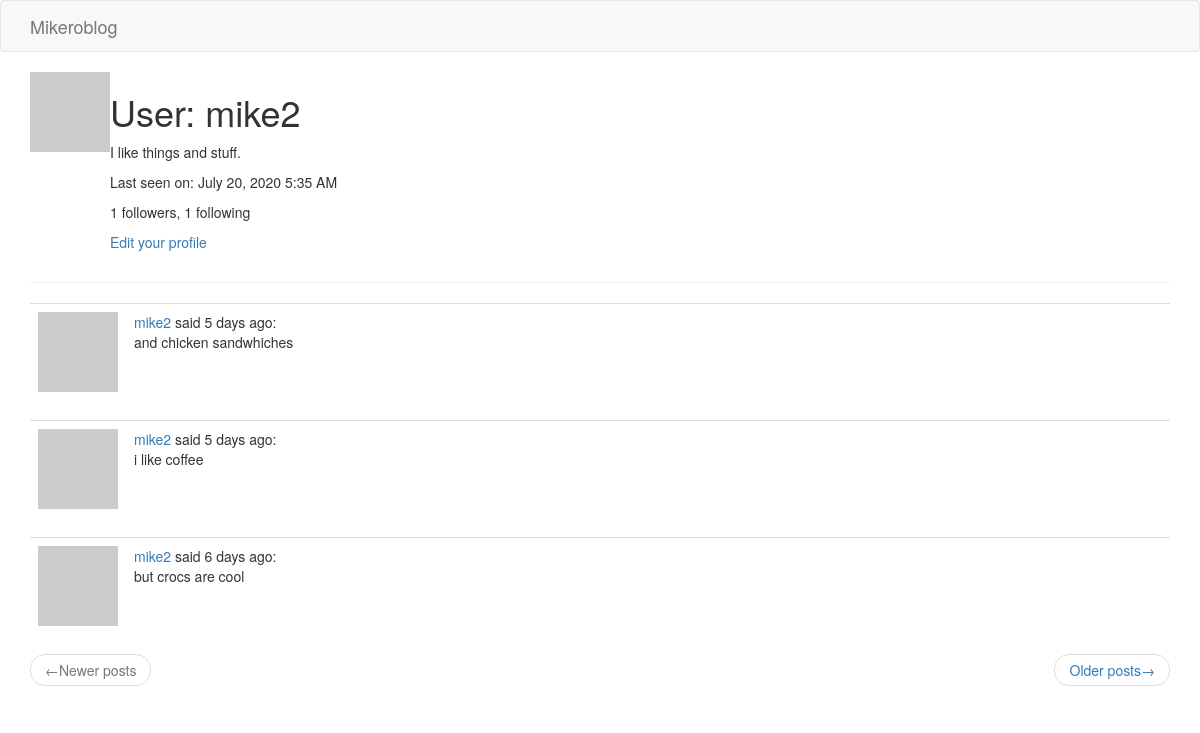
The app's page /user/mike2 (signed in), older data.
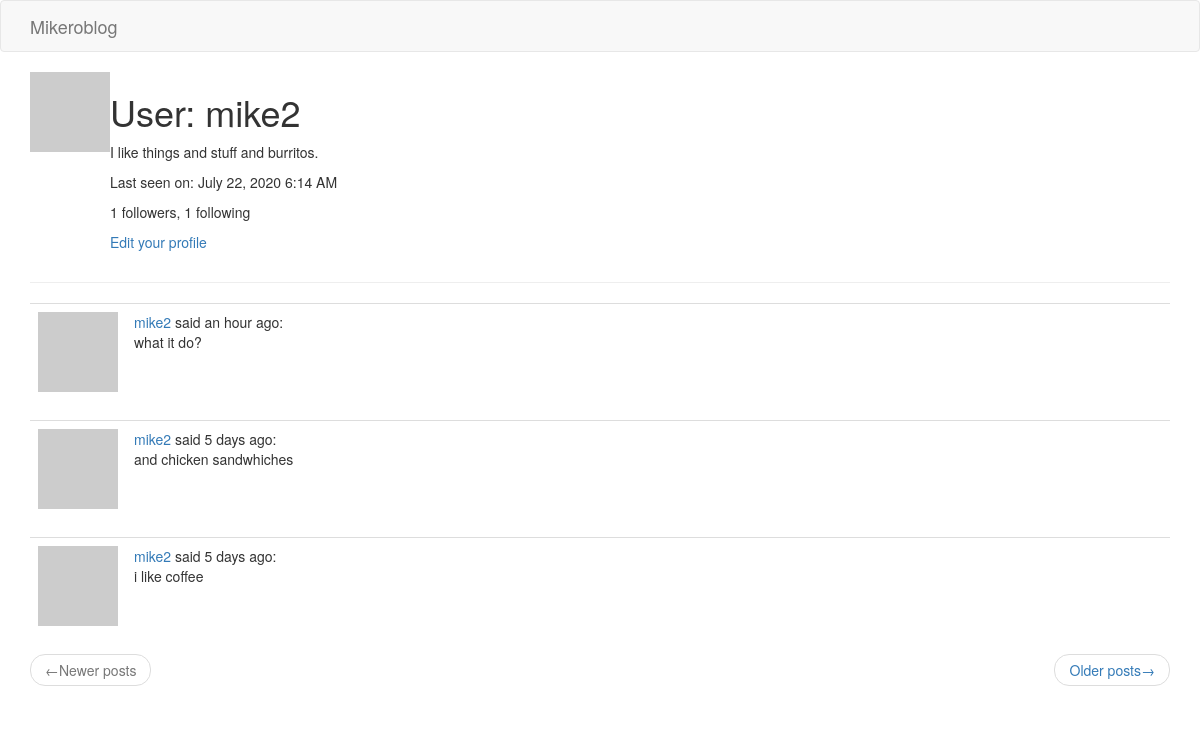
The same page, newer data.
### app/models.py (models this page shows, shortened)
class User(UserMixin, db.Model):
    id = db.Column(db.Integer, primary_key=True)
    username = db.Column(db.String(64), index=True, unique=True)
    email = db.Column(db.String(120), index=True, unique=True)
    password_hash = db.Column(db.String(128))
    posts = db.relationship('Post', backref='author', lazy='dynamic')
    about_me = db.Column(db.String(140))
    last_seen = db.Column(db.DateTime, default=datetime.utcnow)
    followed = db.relationship(
        'User',
        secondary=followers,
        primaryjoin=(followers.c.follower_id == id),
        secondaryjoin=(followers.c.followed_id == id),
        backref=db.backref('followers', lazy='dynamic'),
        lazy='dynamic'
    )
    def avatar(self, size):
        digest = md5(self.email.lower().encode('utf-8')).hexdigest()
        return f'https://www.gravatar.com/avatar/{digest}?d=identicon&s={size}'

class Post(db.Model):
    id = db.Column(db.Integer, primary_key=True)
    body = db.Column(db.String(140))
    timestamp = db.Column(db.DateTime, index=True, default=datetime.utcnow)
    user_id = db.Column(db.Integer, db.ForeignKey('user.id'))

### app/routes.py (the view)
@flask_app.route('/user/<username>')
@login_required
def user(username):
    user = User.query.filter_by(username=username).first_or_404()
    page = request.args.get('page', 1, type=int)
    posts = user.posts.order_by(Post.timestamp.desc()).paginate(
        page, flask_app.config['POSTS_PER_PAGE'], False)
    next_url = url_for('user', username=user.username, page=posts.next_num) \
        if posts.has_next else None
    prev_url = url_for('user', username=user.username, page=posts.prev_num) \
        if posts.has_prev else None
    form = EmptyForm()
    return render_template('user.html', user=user, posts=posts.items, form=form,
                           next_url=next_url, prev_url=prev_url)

### app/models.py (called while the page is built)
@login.user_loader
def load_user(id):
    return User.query.get(int(id))

### app/routes.py (called while the page is built)
@flask_app.before_request
def before_request():
    if current_user.is_authenticated:
        current_user.last_seen = datetime.utcnow()
        db.session.commit()

### app/templates/user.html (shortened to what this page needs)
{% extends 'base.html' %}
{% block app_content %}
    <table>
        <tr valign='top'>
            <td><img src='{{ user.avatar(128) }}'></td>
            <td>
                <h1>User: {{ user.username }}</h1>
                {% if user.about_me %}
                    <p>{{ user.about_me }}</p>
                {% endif %}
                {% if user.last_seen %}
                    <p>Last seen on: {{ moment(user.last_seen).format('LLL') }}</p>
                {% endif %}
                <p>{{ user.followers.count() }} followers, {{ user.followed.count() }} following</p>
                {% if user == current_user %}
                    <p><a href="{{ url_for('edit_profile') }}">Edit your profile</a></p>
                {% endif %}
            </td>
        </tr>
    </table>
    <hr>
    {% for post in posts %}
        {% include '_post.html' %}
    {% endfor %}
    <nav aria-label='...'>
        <ul class='pager'>
            <li class='previous{% if not prev_url %} disabled{% endif %}'>
                <a href='{{ prev_url or "#" }}'>
                    <span aria-hidden='true'>&larr;</span>Newer posts
                </a>
            </li>
            <li class='next{% if not next_url %} disabled{% endif %}'>
                <a href='{{ next_url or "#" }}'>
                    Older posts<span aria-hidden='true'>&rarr;</span>
                </a>
            </li>
        </ul>
    </nav>
{% endblock %}

### app/templates/base.html (shortened to what this page needs)
{% extends 'bootstrap/base.html' %}
{% block navbar %}
    <nav class='navbar navbar-default'>
        <div class='container'>
            <div class='navbar-header'>
                <a class='navbar-brand' href='{{ url_for("index") }}'>Mikeroblog</a>
            </div>
        </div>
    </nav>
{% endblock %}
{% block content %}
    <div class='container'>
        {% block app_content %}{% endblock %}
    </div>
{% endblock %}

### app/templates/_post.html
<table class='table table-hover'>
    <tr>
        <td width='70px'>
            <a href='{{ url_for('user', username=post.author.username) }}'>
                <img src='{{ post.author.avatar(70) }}'>
            </a>
        </td>
        <td>
            <a href='{{ url_for('user', username=post.author.username) }}'>
                {{ post.author.username }}
            </a>
            said {{ moment(post.timestamp).fromNow() }}:
            <br>
            {{ post.body }}
        </td>
    </tr>
</table>

Row changes from the older to the newer data that the page shows:
no longer on this page (row unchanged): Post: author.username "mike2", timestamp "6 days ago", body "but crocs are cool"
changed User "mike2": about_me "I like things and stuff." → "I like things and stuff and burritos."; last_seen "July 20, 2020 5:35 AM" → "July 22, 2020 6:14 AM"
added Post: author.username "mike2", timestamp "an hour ago", body "what it do?"
